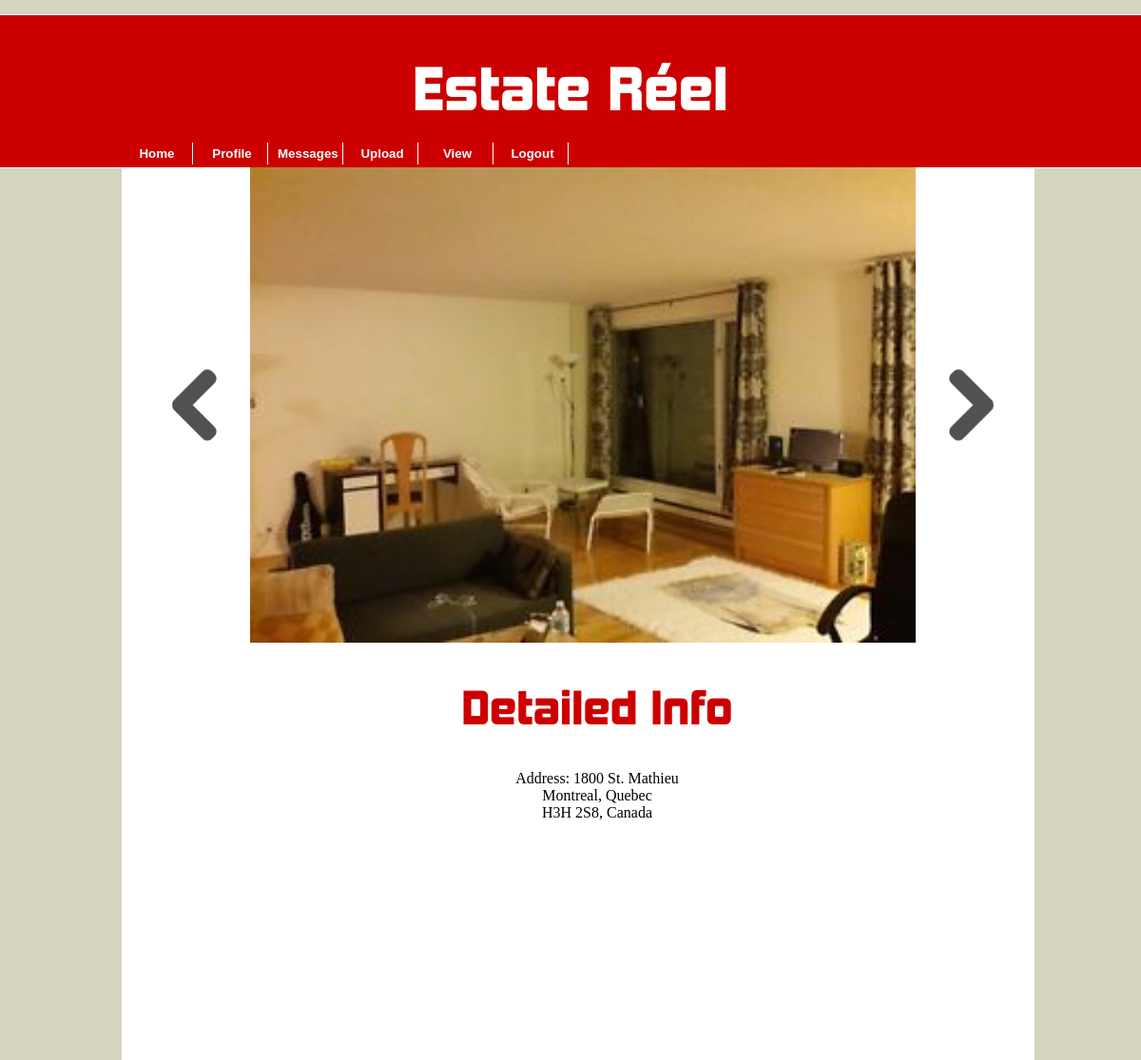
/showDetails.php?hiddenID=3 (signed in), run on the app's committed database.
### tables this page shows
CREATE TABLE IF NOT EXISTS `apartment_images` (
`image_id` int(5) NOT NULL,
  `dwelling_Id` int(6) NOT NULL,
  `file_name` varchar(200) NOT NULL,
  `file_size` varchar(200) NOT NULL,
  `file_type` varchar(200) NOT NULL
);

CREATE TABLE IF NOT EXISTS `dwellings` (
`dwelling_Id` int(6) NOT NULL,
  `address_id` int(4) NOT NULL,
  `user_id` int(6) NOT NULL,
  `type` varchar(255) DEFAULT NULL,
  `description` varchar(1000) DEFAULT NULL,
  `no_of_rooms` int(11) DEFAULT NULL,
  `no_of_bathrooms` int(11) DEFAULT NULL,
  `no_of_living_rooms` int(11) DEFAULT NULL,
  `price` int(11) DEFAULT NULL,
  `rangeType` varchar(50) DEFAULT NULL
);

CREATE TABLE IF NOT EXISTS `address_info` (
`address_id` int(4) NOT NULL,
  `house_no` varchar(15) DEFAULT NULL,
  `street_name` varchar(255) DEFAULT NULL,
  `apartment_no` varchar(10) DEFAULT NULL,
  `city` varchar(255) DEFAULT NULL,
  `province` varchar(255) DEFAULT NULL,
  `zip_code` varchar(10) DEFAULT NULL,
  `country` varchar(255) DEFAULT NULL
);

### classes/databaseClass.php (called while the page is built, shortened)
<?php
	class Database{
		public $connection;
		public function createConnection(){
			$servername = "localhost";
			$username = "root";
			$password = "";
			$db = "PHP_database";
			$this->connection = new mysqli($servername, $username, $password, $db);
			$this->connection->set_charset("utf8");
			return $this->connection;
		}
		public function getResultSetAsArray($query){
			$rs = mysqli_query($this->createConnection(), $query) or die($this->connection->error);
			if($rs->num_rows > 0){
				$index = 0;
				while($row = $rs->fetch_assoc()){
					foreach ($row as $key => $value) {
						$arrayAsResult[$index][$key] = $value;
					}
					$index++;
				}
				return $arrayAsResult;
			}
			return null;
		}
	}
?>

### classes/productClass.php (called while the page is built, shortened)
<?php
	class Product extends Database{
		public function displaySpecificProduct($dwelling_Id){
			return parent::getResultSetAsArray("SELECT * FROM dwellings INNER JOIN address_info
														   ON dwellings.address_id = address_info.address_id
														WHERE dwelling_Id = $dwelling_Id");
		}
		public function getAllTheImages($id){
			return parent::getResultSetAsArray("SELECT file_name FROM apartment_images WHERE dwelling_Id = '$id'");
		}
	}
?>

### classes/loginClass.php (called while the page is built, shortened)
<?php
	class Login extends Database{
		public function getRangeType($username){
			$rangeTypeArray = $this->getSpecificUser($username);
			$type = "";
			for ($row=0; $row < count($rangeTypeArray); $row++) {
				$type = $rangeTypeArray[$row]['rangeType'];
			}
			return $type;
		}
		public function getSpecificUser($username){
			return parent::getResultSetAsArray("SELECT * FROM users WHERE username = '$username'");
		}
	}
?>

### showDetails.php (the view, shortened to what this page needs)
<html>
    <head>
        <link rel="stylesheet" type="text/css" href="CSS/mainLayout.css">
        <link rel="stylesheet" type="text/css" href="CSS/styles.css">
    </head>
<?php
	include('PreCode/header.php');
?>
	<div id="col1">
			<?php
				$allTheImages = $productObj->getAllTheImages($_GET['hiddenID']);
			?>
		<img class="arrow" src="apartment_images/left.png" onClick="return goLeft(document.getElementsByClassName('span'))">
		<img class="bigImage" src="apartment_images/<?php echo $allTheImages[0]['file_name']; ?>">
		<img class="arrow" src="apartment_images/right.png" onClick="return goRight(document.getElementsByClassName('span'))">
	</div>
<div id="col2">
<h2>Detailed Info</h2>
<?php
	$detailedInfo = $productObj->displaySpecificProduct($_GET['hiddenID']);
	for ($row = 0; $row < count($detailedInfo); $row++){
		echo "<p>Address: " . $detailedInfo[$row]['house_no'] . " "  . $detailedInfo[$row]['street_name'] . "<br>"
							. $detailedInfo[$row]['city'] 	  . ", " . $detailedInfo[$row]['province'] 	  . "<br>"
							. $detailedInfo[$row]['zip_code'] . ", " . $detailedInfo[$row]['country'] 	  . "</p>";
	}
?>
</div>
</section>
</body>
</html>

### CSS/mainLayout.css (style rules this page uses)
body { background-color: #D4D4BF; text-align: center; height: 100%; }
h2 { text-align: center; font-family: headerFont; color: #C00; font-weight: bolder; font-size: 35pt; }
#col2 { width: 80%; }

### CSS/styles.css (style rules this page uses)
#col1 { position: relative; left: 50%; margin-left: -450px; width:910px; height:500px; }
#col2 { position: relative; left: 50%; margin-left:-460px; width:100%; height:400px; }
.bigImage { width: 700px; height: 500px; }
img { width: 100px; height: 100px; }
.arrow { margin-bottom: 200px; cursor: pointer; }

### data on the page
apartment_images: file_name (picture)
dwellings: address.house_no "1800", address.street_name "St. Mathieu", address.city "Montreal", address.province "Quebec", address.zip_code "H3H 2S8", address.country "Canada"
